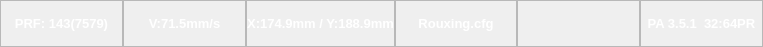
<?xml version="1.0" encoding="UTF-8"?>
<ui version="4.0">
 <class>ShowInfoWidget</class>
 <widget class="QWidget" name="ShowInfoWidget">
  <property name="windowModality">
   <enum>Qt::NonModal</enum>
  </property>
  <property name="geometry">
   <rect>
    <x>0</x>
    <y>0</y>
    <width>763</width>
    <height>47</height>
   </rect>
  </property>
  <property name="sizePolicy">
   <sizepolicy hsizetype="Preferred" vsizetype="Preferred">
    <horstretch>0</horstretch>
    <verstretch>0</verstretch>
   </sizepolicy>
  </property>
  <property name="maximumSize">
   <size>
    <width>16777215</width>
    <height>16777215</height>
   </size>
  </property>
  <property name="font">
   <font>
    <pointsize>6</pointsize>
   </font>
  </property>
  <property name="windowTitle">
   <string>Form</string>
  </property>
  <property name="windowOpacity">
   <double>1.000000000000000</double>
  </property>
  <property name="layoutDirection">
   <enum>Qt::LeftToRight</enum>
  </property>
  <property name="styleSheet">
   <string notr="true"/>
  </property>
  <layout class="QGridLayout" name="gridLayout">
   <property name="leftMargin">
    <number>0</number>
   </property>
   <property name="topMargin">
    <number>0</number>
   </property>
   <property name="rightMargin">
    <number>0</number>
   </property>
   <property name="bottomMargin">
    <number>0</number>
   </property>
   <property name="spacing">
    <number>0</number>
   </property>
   <item row="0" column="0">
    <widget class="QFrame" name="frameFunc">
     <property name="sizePolicy">
      <sizepolicy hsizetype="Preferred" vsizetype="Preferred">
       <horstretch>0</horstretch>
       <verstretch>0</verstretch>
      </sizepolicy>
     </property>
     <property name="frameShape">
      <enum>QFrame::NoFrame</enum>
     </property>
     <property name="frameShadow">
      <enum>QFrame::Raised</enum>
     </property>
     <property name="lineWidth">
      <number>1</number>
     </property>
     <layout class="QHBoxLayout" name="horizontalLayout">
      <property name="spacing">
       <number>0</number>
      </property>
      <property name="leftMargin">
       <number>0</number>
      </property>
      <property name="topMargin">
       <number>0</number>
      </property>
      <property name="rightMargin">
       <number>0</number>
      </property>
      <property name="bottomMargin">
       <number>0</number>
      </property>
      <item>
       <widget class="QLabel" name="label_1">
        <property name="palette">
         <palette>
          <active>
           <colorrole role="WindowText">
            <brush brushstyle="SolidPattern">
             <color alpha="255">
              <red>255</red>
              <green>255</green>
              <blue>255</blue>
             </color>
            </brush>
           </colorrole>
          </active>
          <inactive>
           <colorrole role="WindowText">
            <brush brushstyle="SolidPattern">
             <color alpha="255">
              <red>255</red>
              <green>255</green>
              <blue>255</blue>
             </color>
            </brush>
           </colorrole>
          </inactive>
          <disabled>
           <colorrole role="WindowText">
            <brush brushstyle="SolidPattern">
             <color alpha="255">
              <red>120</red>
              <green>120</green>
              <blue>120</blue>
             </color>
            </brush>
           </colorrole>
          </disabled>
         </palette>
        </property>
        <property name="font">
         <font>
          <family>Arial</family>
          <pointsize>10</pointsize>
          <weight>75</weight>
          <bold>true</bold>
         </font>
        </property>
        <property name="frameShape">
         <enum>QFrame::StyledPanel</enum>
        </property>
        <property name="text">
         <string>PRF: 143(7579)</string>
        </property>
        <property name="alignment">
         <set>Qt::AlignCenter</set>
        </property>
       </widget>
      </item>
      <item>
       <widget class="QLabel" name="label_2">
        <property name="palette">
         <palette>
          <active>
           <colorrole role="WindowText">
            <brush brushstyle="SolidPattern">
             <color alpha="255">
              <red>255</red>
              <green>255</green>
              <blue>255</blue>
             </color>
            </brush>
           </colorrole>
          </active>
          <inactive>
           <colorrole role="WindowText">
            <brush brushstyle="SolidPattern">
             <color alpha="255">
              <red>255</red>
              <green>255</green>
              <blue>255</blue>
             </color>
            </brush>
           </colorrole>
          </inactive>
          <disabled>
           <colorrole role="WindowText">
            <brush brushstyle="SolidPattern">
             <color alpha="255">
              <red>120</red>
              <green>120</green>
              <blue>120</blue>
             </color>
            </brush>
           </colorrole>
          </disabled>
         </palette>
        </property>
        <property name="font">
         <font>
          <family>Arial</family>
          <pointsize>10</pointsize>
          <weight>75</weight>
          <bold>true</bold>
         </font>
        </property>
        <property name="frameShape">
         <enum>QFrame::StyledPanel</enum>
        </property>
        <property name="text">
         <string>V:71.5mm/s</string>
        </property>
        <property name="alignment">
         <set>Qt::AlignCenter</set>
        </property>
       </widget>
      </item>
      <item>
       <widget class="QLabel" name="label_3">
        <property name="palette">
         <palette>
          <active>
           <colorrole role="WindowText">
            <brush brushstyle="SolidPattern">
             <color alpha="255">
              <red>255</red>
              <green>255</green>
              <blue>255</blue>
             </color>
            </brush>
           </colorrole>
          </active>
          <inactive>
           <colorrole role="WindowText">
            <brush brushstyle="SolidPattern">
             <color alpha="255">
              <red>255</red>
              <green>255</green>
              <blue>255</blue>
             </color>
            </brush>
           </colorrole>
          </inactive>
          <disabled>
           <colorrole role="WindowText">
            <brush brushstyle="SolidPattern">
             <color alpha="255">
              <red>120</red>
              <green>120</green>
              <blue>120</blue>
             </color>
            </brush>
           </colorrole>
          </disabled>
         </palette>
        </property>
        <property name="font">
         <font>
          <family>Arial</family>
          <pointsize>10</pointsize>
          <weight>75</weight>
          <bold>true</bold>
         </font>
        </property>
        <property name="frameShape">
         <enum>QFrame::StyledPanel</enum>
        </property>
        <property name="text">
         <string>X:174.9mm / Y:188.9mm</string>
        </property>
        <property name="alignment">
         <set>Qt::AlignCenter</set>
        </property>
       </widget>
      </item>
      <item>
       <widget class="QLabel" name="label_4">
        <property name="palette">
         <palette>
          <active>
           <colorrole role="WindowText">
            <brush brushstyle="SolidPattern">
             <color alpha="255">
              <red>255</red>
              <green>255</green>
              <blue>255</blue>
             </color>
            </brush>
           </colorrole>
          </active>
          <inactive>
           <colorrole role="WindowText">
            <brush brushstyle="SolidPattern">
             <color alpha="255">
              <red>255</red>
              <green>255</green>
              <blue>255</blue>
             </color>
            </brush>
           </colorrole>
          </inactive>
          <disabled>
           <colorrole role="WindowText">
            <brush brushstyle="SolidPattern">
             <color alpha="255">
              <red>120</red>
              <green>120</green>
              <blue>120</blue>
             </color>
            </brush>
           </colorrole>
          </disabled>
         </palette>
        </property>
        <property name="font">
         <font>
          <family>Arial</family>
          <pointsize>10</pointsize>
          <weight>75</weight>
          <bold>true</bold>
         </font>
        </property>
        <property name="frameShape">
         <enum>QFrame::StyledPanel</enum>
        </property>
        <property name="text">
         <string>Rouxing.cfg</string>
        </property>
        <property name="alignment">
         <set>Qt::AlignCenter</set>
        </property>
       </widget>
      </item>
      <item>
       <widget class="QLabel" name="label_5_showDateTime">
        <property name="palette">
         <palette>
          <active>
           <colorrole role="WindowText">
            <brush brushstyle="SolidPattern">
             <color alpha="255">
              <red>255</red>
              <green>255</green>
              <blue>255</blue>
             </color>
            </brush>
           </colorrole>
          </active>
          <inactive>
           <colorrole role="WindowText">
            <brush brushstyle="SolidPattern">
             <color alpha="255">
              <red>255</red>
              <green>255</green>
              <blue>255</blue>
             </color>
            </brush>
           </colorrole>
          </inactive>
          <disabled>
           <colorrole role="WindowText">
            <brush brushstyle="SolidPattern">
             <color alpha="255">
              <red>120</red>
              <green>120</green>
              <blue>120</blue>
             </color>
            </brush>
           </colorrole>
          </disabled>
         </palette>
        </property>
        <property name="font">
         <font>
          <family>Arial</family>
          <pointsize>10</pointsize>
          <weight>75</weight>
          <bold>true</bold>
         </font>
        </property>
        <property name="frameShape">
         <enum>QFrame::StyledPanel</enum>
        </property>
        <property name="text">
         <string/>
        </property>
        <property name="alignment">
         <set>Qt::AlignCenter</set>
        </property>
       </widget>
      </item>
      <item>
       <widget class="QLabel" name="label_6">
        <property name="palette">
         <palette>
          <active>
           <colorrole role="WindowText">
            <brush brushstyle="SolidPattern">
             <color alpha="255">
              <red>255</red>
              <green>255</green>
              <blue>255</blue>
             </color>
            </brush>
           </colorrole>
          </active>
          <inactive>
           <colorrole role="WindowText">
            <brush brushstyle="SolidPattern">
             <color alpha="255">
              <red>255</red>
              <green>255</green>
              <blue>255</blue>
             </color>
            </brush>
           </colorrole>
          </inactive>
          <disabled>
           <colorrole role="WindowText">
            <brush brushstyle="SolidPattern">
             <color alpha="255">
              <red>120</red>
              <green>120</green>
              <blue>120</blue>
             </color>
            </brush>
           </colorrole>
          </disabled>
         </palette>
        </property>
        <property name="font">
         <font>
          <family>Arial</family>
          <pointsize>10</pointsize>
          <weight>75</weight>
          <bold>true</bold>
         </font>
        </property>
        <property name="frameShape">
         <enum>QFrame::StyledPanel</enum>
        </property>
        <property name="text">
         <string>PA 3.5.1  32:64PR</string>
        </property>
        <property name="alignment">
         <set>Qt::AlignCenter</set>
        </property>
       </widget>
      </item>
     </layout>
    </widget>
   </item>
  </layout>
 </widget>
 <resources/>
 <connections/>
</ui>
